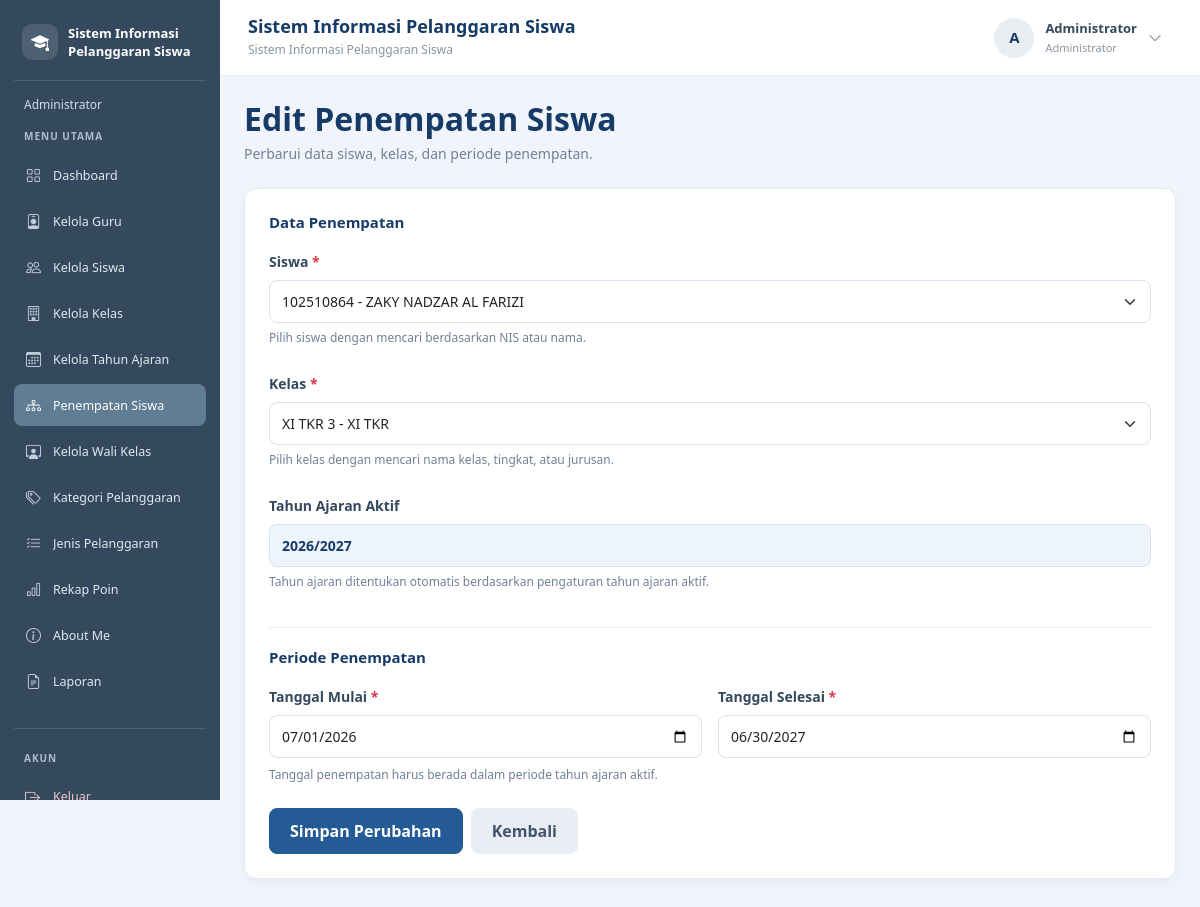
Page /edit_penempatan_siswa.php?id=337 (signed in) on the committed database.
### tables this page shows
CREATE TABLE `t_kelas_siswa` (
  `id` int(11) NOT NULL,
  `siswa_id` int(11) NOT NULL,
  `tahun_ajaran_id` int(11) NOT NULL,
  `kelas_id` int(11) NOT NULL,
  `tanggal_mulai` date NOT NULL,
  `tanggal_selesai` date NOT NULL,
  `status_aktif` tinyint(1) NOT NULL,
  `created_at` timestamp NOT NULL DEFAULT current_timestamp(),
  `updated_at` timestamp NOT NULL DEFAULT current_timestamp()
);

CREATE TABLE `t_siswa` (
  `id` int(11) NOT NULL,
  `nis` varchar(30) NOT NULL,
  `nisn` varchar(20) NOT NULL,
  `nama` varchar(150) NOT NULL,
  `jenis_kelamin` char(1) NOT NULL,
  `tanggal_lahir` date NOT NULL,
  `alamat` text NOT NULL,
  `status_aktif` tinyint(1) NOT NULL,
  `created_at` timestamp NOT NULL DEFAULT current_timestamp(),
  `updated_at` timestamp NOT NULL DEFAULT current_timestamp()
);

CREATE TABLE `t_kelas` (
  `id` int(11) NOT NULL,
  `nama` varchar(100) NOT NULL,
  `tingkat` varchar(20) NOT NULL,
  `jurusan` varchar(100) NOT NULL,
  `status_aktif` tinyint(1) NOT NULL,
  `created_at` timestamp NULL DEFAULT current_timestamp(),
  `updated_at` timestamp NULL DEFAULT current_timestamp()
);

CREATE TABLE `t_tahun_ajaran` (
  `id` int(11) NOT NULL,
  `nama` varchar(20) NOT NULL,
  `tanggal_mulai` date NOT NULL,
  `tanggal_selesai` date NOT NULL,
  `status_aktif` tinyint(1) NOT NULL,
  `created_at` timestamp NULL DEFAULT current_timestamp(),
  `updated_at` timestamp NULL DEFAULT current_timestamp()
);

### edit_penempatan_siswa.php (the view, shortened to what this page needs)
<?php
include "config/koneksi.php";
$id = (int)($_GET['id'] ?? $_POST['id'] ?? 0);
$stmt = mysqli_prepare(
    $koneksi,
    "SELECT id, siswa_id, kelas_id, tahun_ajaran_id,
            tanggal_mulai, tanggal_selesai
     FROM t_kelas_siswa
     WHERE id = ?"
);
mysqli_stmt_bind_param($stmt, "i", $id);
mysqli_stmt_execute($stmt);
$data = mysqli_fetch_assoc(mysqli_stmt_get_result($stmt));
$sqlTahun = "SELECT id, nama, tanggal_mulai, tanggal_selesai
             FROM t_tahun_ajaran
             WHERE status_aktif = 1
             ORDER BY tanggal_mulai DESC
             LIMIT 1";
$resultTahun = mysqli_query($koneksi, $sqlTahun);
$tahunAktif = mysqli_fetch_assoc($resultTahun);
$siswaId = (int)($_POST['siswa_id'] ?? $data['siswa_id']);
$kelasId = (int)($_POST['kelas_id'] ?? $data['kelas_id']);
$tanggalMulai = $_POST['tanggal_mulai'] ?? $data['tanggal_mulai'];
$tanggalSelesai = $_POST['tanggal_selesai'] ?? $data['tanggal_selesai'];
$siswa = mysqli_query(
    $koneksi,
    "SELECT id, nis, nama
     FROM t_siswa
     WHERE status_aktif = 1
        OR id = " . (int)$data['siswa_id'] . "
     ORDER BY nama ASC"
);
$kelas = mysqli_query(
    $koneksi,
    "SELECT id, nama, tingkat, jurusan
     FROM t_kelas
     WHERE status_aktif = 1
        OR id = " . (int)$data['kelas_id'] . "
     ORDER BY nama ASC"
);
?>
<!DOCTYPE html>
<html lang="id">
<head>
    <link href="https://cdn.jsdelivr.net/npm/bootstrap@5.3.8/dist/css/bootstrap.min.css"
          rel="stylesheet">
    <link href="https://cdn.jsdelivr.net/npm/tom-select@2.4.3/dist/css/tom-select.bootstrap5.min.css"
          rel="stylesheet">
</head>
<body>
<?php include "includes/sidebar.php"; ?>
<?php include "includes/navbar.php"; ?>
<main class="konten-utama">
    <div class="mb-4">
        <h2 class="judul-halaman">Edit Penempatan Siswa</h2>
        <p class="deskripsi-halaman">
            Perbarui data siswa, kelas, dan periode penempatan.
        </p>
    </div>
    <div class="card card-form">
        <div class="card-body p-3 p-md-4">
            <form method="POST">
                <div class="bagian-form">
                    <h6 class="judul-bagian">Data Penempatan</h6>
                    <div class="mb-4">
                        <label for="siswa_id" class="form-label">
                            Siswa <span class="text-danger">*</span>
                        </label>
                        <select
                            name="siswa_id"
                            id="siswa_id"
                            class="form-select"
                            placeholder="Cari NIS atau nama siswa..."
                            required>
                            <?php while ($s = mysqli_fetch_assoc($siswa)) { ?>
                                <option
                                    value="<?= (int)$s['id']; ?>"
                                    <?= $siswaId == $s['id'] ? 'selected' : ''; ?>>
                                    <?= htmlspecialchars(
                                        $s['nis'] . ' - ' . $s['nama'],
                                        ENT_QUOTES,
                                        'UTF-8'
                                    ); ?>
                                </option>
                            <?php } ?>
                        </select>
                        <div class="keterangan">
                            Pilih siswa dengan mencari berdasarkan NIS atau nama.
                        </div>
                    </div>
                    <div class="mb-4">
                        <label for="kelas_id" class="form-label">
                            Kelas <span class="text-danger">*</span>
                        </label>
                        <select
                            name="kelas_id"
                            id="kelas_id"
                            class="form-select"
                            placeholder="Cari nama kelas atau jurusan..."
                            required>
                            <?php while ($k = mysqli_fetch_assoc($kelas)) { ?>
                                <option
                                    value="<?= (int)$k['id']; ?>"
                                    <?= $kelasId == $k['id'] ? 'selected' : ''; ?>>
                                    <?= htmlspecialchars(
                                        $k['nama'] . ' - ' . $k['tingkat'] . ' ' . $k['jurusan'],
                                        ENT_QUOTES,
                                        'UTF-8'
                                    ); ?>
                                </option>
                            <?php } ?>
                        </select>
                        <div class="keterangan">
                            Pilih kelas dengan mencari nama kelas, tingkat, atau jurusan.
                        </div>
                    </div>
                    <div class="mb-3">
                        <label class="form-label">Tahun Ajaran Aktif</label>
                        <?php if ($tahunAktif) { ?>
                            <input
                                type="text"
                                class="form-control tahun-aktif"
                                value="<?= htmlspecialchars($tahunAktif['nama'], ENT_QUOTES, 'UTF-8'); ?>"
                                readonly>
                            <div class="keterangan">
                                Tahun ajaran ditentukan otomatis berdasarkan pengaturan tahun ajaran aktif.
                            </div>
                        <?php } ?>
                    </div>
                </div>
                <div class="mb-4">
                    <h6 class="judul-bagian">Periode Penempatan</h6>
                    <div class="row g-3">
                        <div class="col-md-6">
                            <label for="tanggal_mulai" class="form-label">
                                Tanggal Mulai <span class="text-danger">*</span>
                            </label>
                            <input
                                type="date"
                                name="tanggal_mulai"
                                id="tanggal_mulai"
                                class="form-control"
                                value="<?= htmlspecialchars($tanggalMulai, ENT_QUOTES, 'UTF-8'); ?>"
                                min="<?= $tahunAktif ? htmlspecialchars($tahunAktif['tanggal_mulai'], ENT_QUOTES, 'UTF-8') : ''; ?>"
                                max="<?= $tahunAktif ? htmlspecialchars($tahunAktif['tanggal_selesai'], ENT_QUOTES, 'UTF-8') : ''; ?>"
                                required
                                <?= !$tahunAktif ? 'disabled' : ''; ?>>
                        </div>
                        <div class="col-md-6">
                            <label for="tanggal_selesai" class="form-label">
                                Tanggal Selesai <span class="text-danger">*</span>
                            </label>
                            <input
                                type="date"
                                name="tanggal_selesai"
                                id="tanggal_selesai"
                                class="form-control"
                                value="<?= htmlspecialchars($tanggalSelesai, ENT_QUOTES, 'UTF-8'); ?>"
                                min="<?= $tahunAktif ? htmlspecialchars($tahunAktif['tanggal_mulai'], ENT_QUOTES, 'UTF-8') : ''; ?>"
                                max="<?= $tahunAktif ? htmlspecialchars($tahunAktif['tanggal_selesai'], ENT_QUOTES, 'UTF-8') : ''; ?>"
                                required
                                <?= !$tahunAktif ? 'disabled' : ''; ?>>
                        </div>
                    </div>
                    <div class="keterangan mt-2">
                        Tanggal penempatan harus berada dalam periode tahun ajaran aktif.
                    </div>
                </div>
                <div class="d-flex flex-wrap gap-2">
                    <button
                        type="submit"
                        class="btn btn-simpan"
                        <?= !$tahunAktif ? 'disabled' : ''; ?>>
                        Simpan Perubahan
                    </button>
                    <a href="penempatan_siswa.php" class="btn btn-kembali">
                        Kembali
                    </a>
                </div>
            </form>
        </div>
    </div>
</main>
</body>
</html>

### edit_penempatan_siswa.php (style rules this page uses)
body { margin: 0; background: #F1F5FB; }
.konten-utama { margin-left: 220px !important; width: calc(100% - 220px) !important; min-height: 100vh; padding: 100px 24px 30px; box-sizing: border-box; }
.konten-utama, .konten-utama * { box-sizing: border-box; }
.konten-utama .judul-halaman { color: #173B67; font-weight: 700; margin-bottom: 5px; }
.konten-utama .deskripsi-halaman { color: #718096; font-size: 14px; margin-bottom: 0; }
.konten-utama .card-form { background: #fff; border: 1px solid #E5EAF2; border-radius: 12px; box-shadow: 0 3px 12px rgba(23, 59, 103, 0.06); }
.konten-utama .form-label { color: #34495E; font-weight: 600; font-size: 14px; margin-bottom: 8px; }
.konten-utama .form-control, .konten-utama .form-select { min-height: 43px; border: 1px solid #D8E1ED; border-radius: 8px; font-size: 14px; }
.konten-utama .tahun-aktif { background: #EDF4FC; color: #173B67; font-weight: 600; }
.konten-utama .keterangan { color: #718096; font-size: 12px; margin-top: 6px; }
.konten-utama .btn-simpan { background: #245B96; border: 1px solid #245B96; color: #fff; border-radius: 8px; padding: 10px 20px; font-weight: 600; }
.konten-utama .btn-kembali { background: #E9EEF5; border: 1px solid #E9EEF5; color: #40546B; border-radius: 8px; padding: 10px 20px; font-weight: 600; }
.konten-utama .bagian-form { border-bottom: 1px solid #E8EDF4; padding-bottom: 20px; margin-bottom: 20px; }
.konten-utama .judul-bagian { color: #173B67; font-size: 15px; font-weight: 700; margin-bottom: 18px; }

### rows in the picture
t_kelas_siswa: siswa_id "102510864 - ZAKY NADZAR AL FARIZI", kelas_id "XI TKR 3 - XI TKR", tanggal_mulai "07/01/2026", tanggal_selesai "06/30/2027"
t_tahun_ajaran: nama "2026/2027"

### other values in the picture
$labelRole "Administrator"
$menu[0] "Dashboard"
$menu[0] "Kelola Guru"
$menu[0] "Kelola Siswa"
$menu[0] "Kelola Kelas"
$menu[0] "Kelola Tahun Ajaran"
$menu[0] "Penempatan Siswa"
$menu[0] "Kelola Wali Kelas"
$menu[0] "Kategori Pelanggaran"
$menu[0] "Jenis Pelanggaran"
$menu[0] "Rekap Poin"
$menu[0] "About Me"
$menu[0] "Laporan"
$judulNavbar "Sistem Informasi Pelanggaran Siswa"
$inisial "A"
